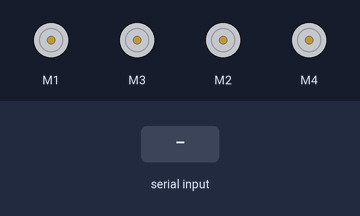
Simulated run of this sketch. Board: Arduino Uno, built with avr-gcc and run on an emulated ATmega328P. On the bench: 4 × DC motor (green arrow = forward, orange = backward, longer = faster). The inputs (shaded band) are chosen by the test bench.

Above: at 1.2 s.
1.3 s: "F" received over the second serial link
At 2.5 s:
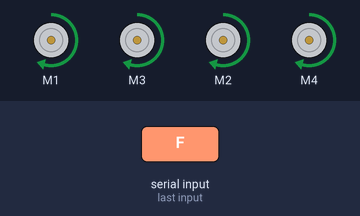
2.8 s: "B" received over the second serial link
At 3.8 s:
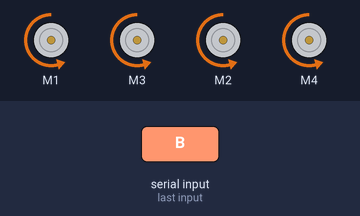
4.3 s: "L" received over the second serial link
At 4.9 s:
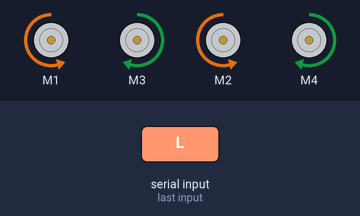
5.8 s: "R" received over the second serial link
At 6.1 s:
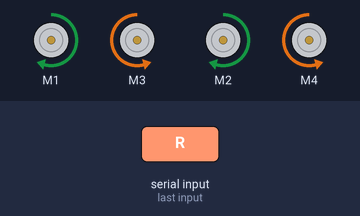
7.3 s: "1" received over the second serial link
At 8.4 s:
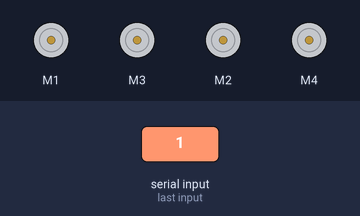
Timing chart, 0 to 9.8 s (numbered marks = the images above; inputs shaded):
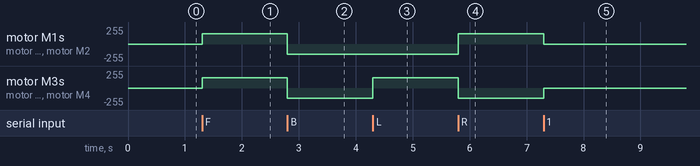

Measured:
- after the input at 1.3 s, motor M1, motor M3, motor M2, motor M4: stopped → forward 155/255 at once
- after the input at 2.8 s, motor M1, motor M3, motor M2, motor M4: forward 155/255 → backward 155/255 at once
- after the input at 4.3 s, motor M3, motor M4: backward 155/255 → forward 155/255 at once
- after the input at 5.8 s, motor M1, motor M2: backward 155/255 → forward 155/255 at once; motor M3, motor M4: forward 155/255 → backward 155/255 at once
- after the input at 7.3 s, motor M1, motor M2: forward 155/255 → stopped at once; motor M3, motor M4: backward 155/255 → stopped at once

The sketch:

sketch.ino
```cpp
/*
coded by Fajar Julyana

*/
#include <SoftwareSerial.h>
#include <AFMotor.h>

SoftwareSerial btSerial(A0, A1);
AF_DCMotor banKiriAtas(1);
AF_DCMotor banKiriBawah(2);
AF_DCMotor banKananBawah(3);
AF_DCMotor banKananAtas(4);
int Aturkecepatan = 155; //Pengatur kecepatan
char intruksi;

void setup()
{
  //Serial.begin(9600); //Atur baud rate ke modul Serial USB Anda
  btSerial.begin(9600);  //Atur baud rate ke modul Serial Bluetooth Anda
}
 void maju()
{
  banKiriAtas.setSpeed(Aturkecepatan); //Tentukan kecepatan maksimum
  banKiriAtas.run(FORWARD); //memutar motor searah jarum jam
  banKiriBawah.setSpeed(Aturkecepatan); //Tentukan kecepatan maksimum
  banKiriBawah.run(FORWARD); //memutar motor searah jarum jam
  banKananAtas.setSpeed(Aturkecepatan); //Tentukan kecepatan maksimum
  banKananAtas.run(FORWARD); //memutar motor searah jarum jam
  banKananBawah.setSpeed(Aturkecepatan); //Tentukan kecepatan maksimum
  banKananBawah.run(FORWARD); //memutar motor searah jarum jam
}

void mundur()
{
  banKiriAtas.setSpeed(Aturkecepatan); //Tentukan kecepatan maksimum
  banKiriAtas.run(BACKWARD); //memutar motor melawan arah jarum jam
  banKiriBawah.setSpeed(Aturkecepatan); //Tentukan kecepatan maksimum
  banKiriBawah.run(BACKWARD); //memutar motor melawan arah jarum jam
  banKananAtas.setSpeed(Aturkecepatan); //Tentukan kecepatan maksimum
  banKananAtas.run(BACKWARD); //memutar motor melawan arah jarum jam
  banKananBawah.setSpeed(Aturkecepatan); //Tentukan kecepatan maksimum
  banKananBawah.run(BACKWARD); //memutar motor melawan arah jarum jam

}

void BelokKanan()
{
  banKiriAtas.setSpeed(Aturkecepatan); //Tentukan kecepatan maksimum
  banKiriAtas.run(FORWARD); //memutar motor searah jarum jam
  banKiriBawah.setSpeed(Aturkecepatan); //Tentukan kecepatan maksimum
  banKiriBawah.run(FORWARD); //memutar motor searah jarum jam
  banKananAtas.setSpeed(Aturkecepatan); //Tentukan kecepatan maksimum
  banKananAtas.run(BACKWARD); //memutar motor melawan arah jarum jam
  banKananBawah.setSpeed(Aturkecepatan); //Tentukan kecepatan maksimum
  banKananBawah.run(BACKWARD); //memutar motor melawan arah jarum jam

}

void BelokKiri()
{
  banKiriAtas.setSpeed(Aturkecepatan); //Tentukan kecepatan maksimum
  banKiriAtas.run(BACKWARD); //memutar motor melawan arah jarum jam
  banKiriBawah.setSpeed(Aturkecepatan); //Tentukan kecepatan maksimum
  banKiriBawah.run(BACKWARD); //memutar motor melawan arah jarum jam
  banKananAtas.setSpeed(Aturkecepatan); //Tentukan kecepatan maksimum
  banKananAtas.run(FORWARD); //memutar motor searah jarum jam
  banKananBawah.setSpeed(Aturkecepatan); //Tentukan kecepatan maksimum
  banKananBawah.run(FORWARD); //memutar motor searah jarum jam

}

void Berhenti()
{
  banKiriAtas.setSpeed(0);
  banKiriAtas.run(RELEASE); //Mematikan banKiriAtas
  banKananBawah.setSpeed(0); //Tentukan kecepatan maksimum
  banKananBawah.run(RELEASE); //Mematikan banKananBawah
  banKiriBawah.setSpeed(0); //Tentukan kecepatan maksimum
  banKiriBawah.run(RELEASE); //Mematikan banKiriBawah
  banKananAtas.setSpeed(0); //Tentukan kecepatan maksimum
  banKananAtas.run(RELEASE); //Mematikan banKananAtas
}
void loop(){
     if(btSerial.available() > 0){
    intruksi = btSerial.read();
     Berhenti();
     Serial.println(intruksi);
    switch(intruksi){
    case 'F':
      maju();
      break;
    case 'B':
       mundur();
      break;
    case 'L':
      BelokKiri();
      break;
    case 'R':
      BelokKanan();
      break;
    }
  }
}
```
